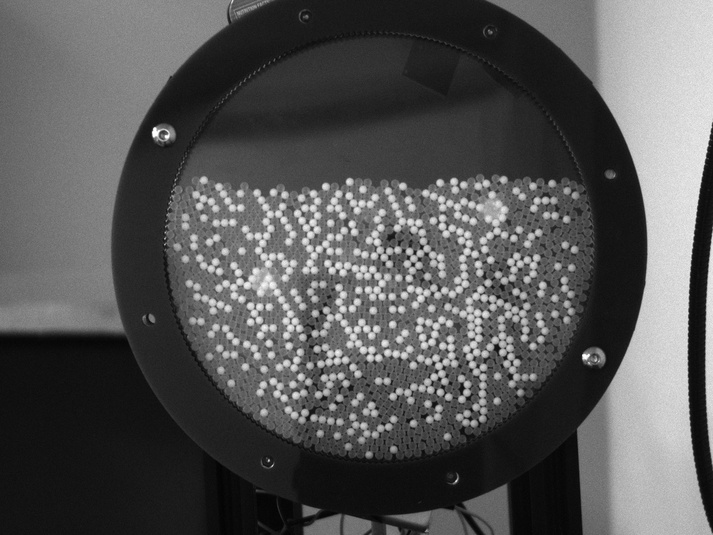
#> input picture 1758927055861_frame_000000.jpg, 713 x 535 px, shrunk from 1440 x 1080 before the run
$ python trackpy_starter.py
#> lines starting #> are read from the running program, lines starting #| are printed output that depends on the picture
#!/usr/bin/env python3
"""
Single-image Trackpy with circular ROI selection.
- First run: shows image, lets you drag a circle ROI.
- ROI center/radius saved to roi.json.
- Next runs: auto-uses saved ROI, no dragging needed.
"""

import os, json
import numpy as np
import pandas as pd
import matplotlib.pyplot as plt
from matplotlib.widgets import EllipseSelector
import trackpy as tp
from skimage.io import imread

# --- Config ---
IMAGE_FILENAME = "1758927055861_frame_000000.jpg"
ROI_FILE = "roi.json"
OUTPUT_DIR = "tp_output"
DIAMETER = 15
MINMASS = 150
INVERT = False
# -------------

os.makedirs(OUTPUT_DIR, exist_ok=True)

def select_circular_roi(img):
    """Click once for center, once for edge -> returns cx, cy, r"""
    roi = {}

    pts = []

    def onclick(event):
        if event.xdata is None or event.ydata is None:
            return
        pts.append((event.xdata, event.ydata))
        if len(pts) == 2:
            cx, cy = pts[0]
            ex, ey = pts[1]
            r = int(((ex - cx)**2 + (ey - cy)**2)**0.5)
            roi['cx'], roi['cy'], roi['r'] = int(cx), int(cy), r
            plt.close()

    fig, ax = plt.subplots()
    ax.imshow(img, cmap='gray')
    ax.set_title("Click center, then edge of circle ROI")
    cid = fig.canvas.mpl_connect('button_press_event', onclick)
    plt.show()
    return roi


def apply_circular_mask(img, cx, cy, r):
    """Return masked image with circle ROI"""
    yy, xx = np.ogrid[:img.shape[0], :img.shape[1]]
    mask = (xx - cx)**2 + (yy - cy)**2 <= r**2
    return np.where(mask, img, 0)

def main():
    frame = imread(IMAGE_FILENAME, as_gray=True)
#> frame is the input picture: shape (535, 713); min 1, max 255, mean 86
    if frame.ndim == 3:
        frame = np.mean(frame, axis=2).astype(frame.dtype)

    # Load or select ROI
    if os.path.exists(ROI_FILE):
        with open(ROI_FILE, "r") as f:
#> (reads roi.json from the repository)
            roi = json.load(f)
        print(f"[tp] Loaded ROI: {roi}")
    else:
        roi = select_circular_roi(frame)
        with open(ROI_FILE, "w") as f:
            json.dump(roi, f)
        print(f"[tp] Saved ROI to {ROI_FILE}: {roi}")

    # Apply circular mask
    masked = apply_circular_mask(frame, roi['cx'], roi['cy'], roi['r'])
#> in apply_circular_mask, `return np.where(mask, img, 0)`:
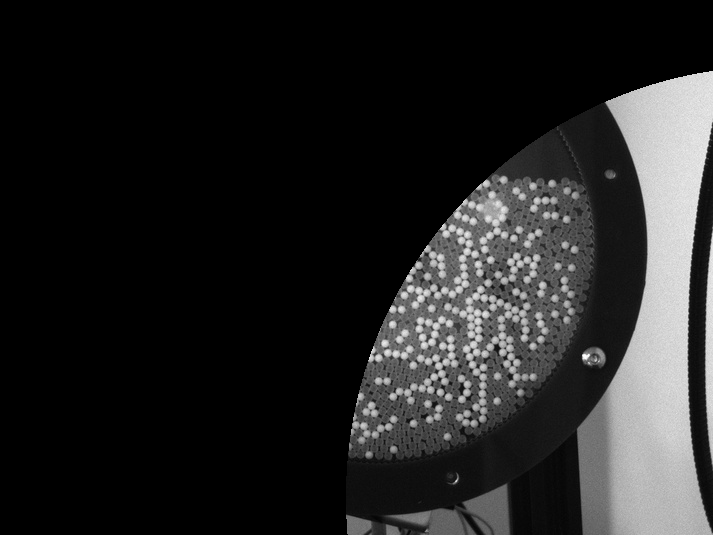
#> returned value: shape (535, 713); min 0, max 255, mean 35.2

    # Locate features
    f = tp.locate(masked, diameter=DIAMETER, minmass=MINMASS, invert=INVERT)
    print(f"[tp] Found {len(f)} particles in circular ROI")

    # Plot
    fig, ax = plt.subplots(figsize=(8, 6))
    ax.imshow(masked, cmap='gray')
    # tp.annotate(f, masked, ax=ax, color='yellow')
    ax.plot(f['x'], f['y'], 'ro', markersize=2)  # centroid dots
    circle = plt.Circle((roi['cx'], roi['cy']), roi['r'],
                        color='cyan', fill=False, linewidth=1.5)
    ax.add_patch(circle)
    ax.set_title(f"{len(f)} particles (ROI circle d={DIAMETER}, minmass={MINMASS})")
    ax.axis("off")
    out_path = os.path.join(OUTPUT_DIR, "annot_circular_roi.png")
    fig.savefig(out_path, dpi=300, bbox_inches='tight')
    plt.show()
    print(f"[tp] Wrote {out_path}")

    # Save features CSV
    csv_path = os.path.join(OUTPUT_DIR, "features_circular_roi.csv")
    f.to_csv(csv_path, index=False)
    print(f"[tp] Wrote {csv_path}")

if __name__ == "__main__":
    main()
#> (the call stopped at in main, `f = tp.locate(masked, diameter=DIAMETER, minmass=MINMASS, invert=INVERT)`: trackpy is not available in this run)
